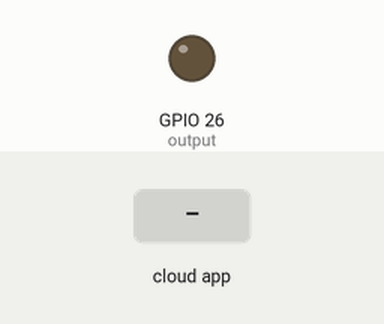
A sketch run on a simulated ESP32. Parts: output pins drawn as LEDs (lit = HIGH). Inputs (shaded band) come from the test bench. WiFi joins after 1.5 s; servers stay silent unless stated; no MQTT or app messages arrive unless stated; what the sketch prints to the serial monitor is not drawn.

Above: at 2.7 s.
2.8 s: the phone or cloud app sets LED_Control to ON
At 3.1 s:
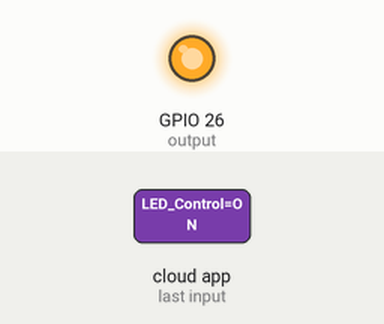
Timing chart, 0 to 5.8 s (numbered marks = the images above; inputs shaded):
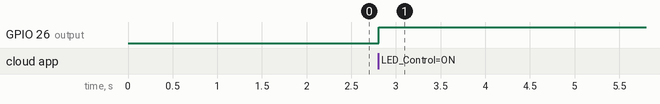

Measured:
- after the input at 2.8 s, GPIO 26 (output): LOW → HIGH at once

The sketch:

SuperB_Sketch.ino
```cpp
//Macchina LLC
//Kenny Truong
//kenny@macchina.cc
//6-13-19

#include <WiFi.h>
#include "Adafruit_MQTT.h"
#include "Adafruit_MQTT_Client.h"

#define WLAN_SSID       "Your SSID Here"
#define WLAN_PASS       "Your Network Password Here"
#define AIO_SERVER      "io.adafruit.com"
#define AIO_SERVERPORT  1883
#define AIO_USERNAME    "Your Adafuit IO Username Here"
#define AIO_KEY         "Your Adafruit IO Password Here"

int output=26;

WiFiClient client;
Adafruit_MQTT_Client mqtt(&client, AIO_SERVER, AIO_SERVERPORT, AIO_USERNAME, AIO_KEY);
Adafruit_MQTT_Subscribe LED_Control = Adafruit_MQTT_Subscribe(&mqtt, AIO_USERNAME "/feeds/LED_Control");

void MQTT_connect() {
  int8_t ret;
  if (mqtt.connected()) {
    return;
  }
  Serial.print("Connecting to MQTT... ");

  uint8_t retries=3;

  while ((ret = mqtt.connect()) != 0) {
       Serial.println(mqtt.connectErrorString(ret));
       Serial.println("Retrying MQTT connection in 5 seconds...");
       mqtt.disconnect();
       delay(5000);
       retries--;
       if (retries == 0) {
         while (1);
       }
  }
  Serial.println("MQTT Connected!");
}

void setup() {
  Serial.begin(115200);
  delay(10);
pinMode(output,OUTPUT);
  Serial.println(); Serial.println();
  Serial.print("Connecting to ");
  Serial.println(WLAN_SSID);
 WiFi.begin(WLAN_SSID, WLAN_PASS);
  while (WiFi.status() != WL_CONNECTED) {
    delay(500);
    Serial.print(".");
  }
  Serial.println();
  Serial.println("WiFi connected");
  Serial.println("IP address: "); Serial.println(WiFi.localIP());
  mqtt.subscribe(&LED_Control);
}

void loop() {
MQTT_connect();
Adafruit_MQTT_Subscribe *subscription;
  while ((subscription = mqtt.readSubscription(5000))) {
    if (subscription == &LED_Control) {
      Serial.print(F("Got: "));
      Serial.println((char *)LED_Control.lastread);
       if (!strcmp((char*) LED_Control.lastread, "ON"))
{
        digitalWrite(output, HIGH);
      }
      else
      {
        digitalWrite(output, LOW);
      }
    }
  }
}
```
